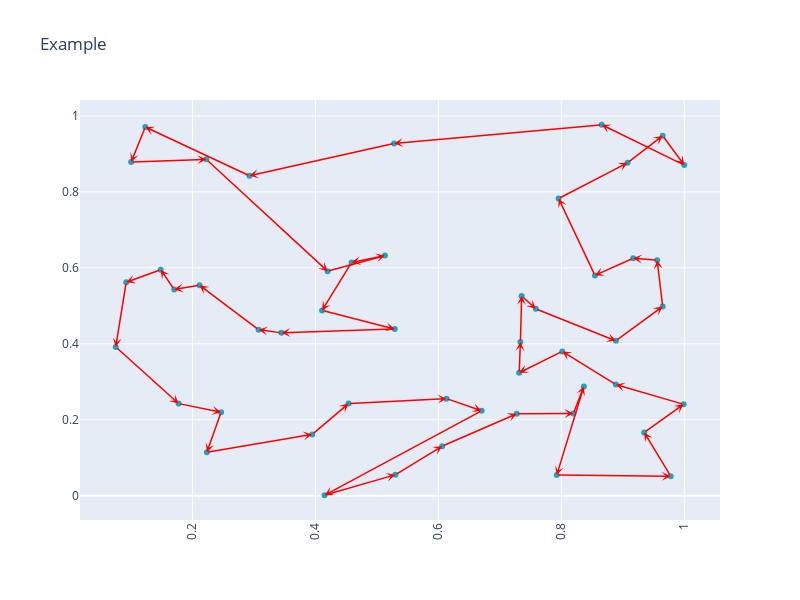
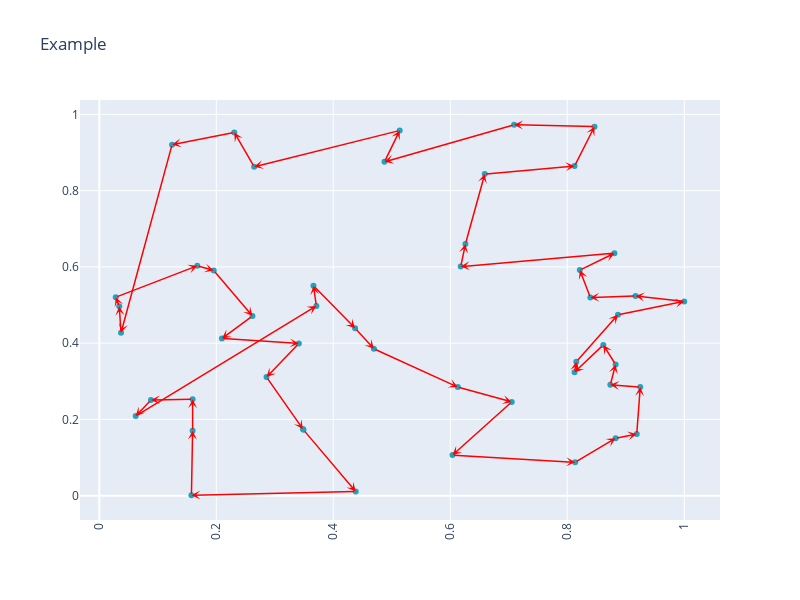
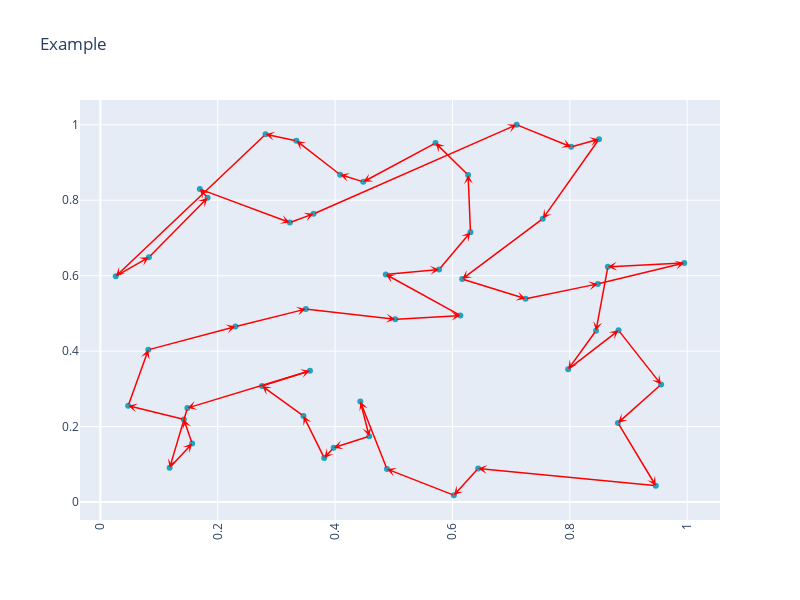
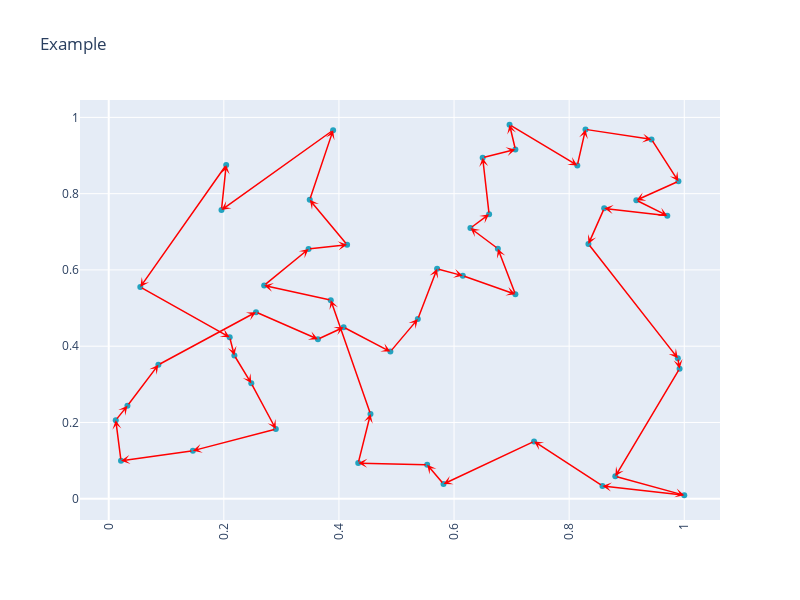

These figures' notebook cell, in order:
### Code cell
import pandas as pd
import plotly.graph_objects as go
from plotly.subplots import make_subplots

def get_tour_coords(tour, coords, n_nodes = 50):
    ret = np.zeros((n_nodes+1,2))
    for i, node in enumerate(tour):
        ret[i] = coords[node-1]
    return ret

def create_arrows(coords, color='red'):
    arrows = [go.layout.Annotation(dict(
                x= coords[i+1,0],
                y= coords[i+1,1],
                xref="x", yref="y",
                text="",
                showarrow=True,
                axref = "x", ayref='y',
                ax= coords[i,0],
                ay= coords[i,1],
                arrowhead = 3,
                arrowwidth=1.5,
                arrowcolor=color,)
            ) for i in range(50)]
    return arrows

for g in graphs:   #grafi per cui fare il confronto
    df = pd.DataFrame(g.coords) #coordinate del grafo
    nodes = go.Scatter(
        x=df[0],
        y=df[1],
        mode='markers',
        marker=dict(
            color='rgb(34,163,192)'
                   )
    )

    fig = make_subplots()
    fig.add_trace(nodes)
    fig['layout'].update(height = 600, width = 800, title = 'Example',xaxis=dict(tickangle=-90))

    gt_coords = get_tour_coords(g.get_sub_opt, g.coords) #ottengo un tensore 51,2 di coordinate ordinate in base al tour ottenuto
    fig.update_layout(annotations=create_arrows(gt_coords, color='red'),) #creo tutte le frecce da aggiungere al plot e le aggiungo
    #output_coords = get_tour_coords(output_tour, g.coords) #ripetere lo step però con il tour della rete
    #fig.update_layout(annotations=create_arrows(output_coords),)
    fig.show()
